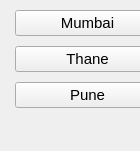
       <widget class="QWidget" name="page">
        <property name="geometry">
         <rect>
          <x>0</x>
          <y>0</y>
          <width>140</width>
          <height>151</height>
         </rect>
        </property>
        <attribute name="icon">
         <iconset>
          <normaloff>C:/Users/Shivam/Downloads/zoom-in.png</normaloff>C:/Users/Shivam/Downloads/zoom-in.png</iconset>
        </attribute>
        <attribute name="label">
         <string>New Project</string>
        </attribute>
        <widget class="QWidget" name="layoutWidget">
         <property name="geometry">
          <rect>
           <x>0</x>
           <y>0</y>
           <width>160</width>
           <height>121</height>
          </rect>
         </property>
         <layout class="QVBoxLayout" name="verticalLayout_6">
          <property name="spacing">
           <number>0</number>
          </property>
          <property name="leftMargin">
           <number>15</number>
          </property>
          <property name="topMargin">
           <number>0</number>
          </property>
          <item>
           <widget class="QPushButton" name="Dashboard_2">
            <property name="font">
             <font>
              <pointsize>11</pointsize>
             </font>
            </property>
            <property name="styleSheet">
             <string notr="true">
QPushButton:checked{
background-color:rgb(30, 81, 40);
color:white;
font-weight:bold;
}

QPushButton:hover{
background-color:;
	color: rgb(0, 111, 0);
color:white;
font-weight:bold;
}</string>
            </property>
            <property name="text">
             <string>Mumbai</string>
            </property>
            <property name="icon">
             <iconset>
              <normaloff>C:/Users/Shivam/Downloads/location.png</normaloff>C:/Users/Shivam/Downloads/location.png</iconset>
            </property>
            <property name="iconSize">
             <size>
              <width>25</width>
              <height>25</height>
             </size>
            </property>
            <property name="checkable">
             <bool>true</bool>
            </property>
            <property name="autoExclusive">
             <bool>true</bool>
            </property>
           </widget>
          </item>
          <item>
           <widget class="QPushButton" name="Profile_2">
            <property name="font">
             <font>
              <pointsize>11</pointsize>
             </font>
            </property>
            <property name="styleSheet">
             <string notr="true">
QPushButton:checked{
background-color:rgb(30, 81, 40);
color:white;
font-weight:bold;
}

QPushButton:hover{
background-color:;
	color: rgb(0, 111, 0);
color:white;
font-weight:bold;
}</string>
            </property>
            <property name="text">
             <string>Thane</string>
            </property>
            <property name="icon">
             <iconset>
              <normaloff>C:/Users/Shivam/Downloads/location.png</normaloff>C:/Users/Shivam/Downloads/location.png</iconset>
            </property>
            <property name="iconSize">
             <size>
              <width>25</width>
              <height>25</height>
             </size>
            </property>
            <property name="checkable">
             <bool>true</bool>
            </property>
            <property name="autoExclusive">
             <bool>true</bool>
            </property>
           </widget>
          </item>
          <item>
           <widget class="QPushButton" name="Messages_2">
            <property name="font">
             <font>
              <pointsize>11</pointsize>
             </font>
            </property>
            <property name="styleSheet">
             <string notr="true">
QPushButton:checked{
background-color:rgb(30, 81, 40);
color:white;
font-weight:bold;
}

QPushButton:hover{
background-color:;
	color: rgb(0, 111, 0);
color:white;
font-weight:bold;
}</string>
            </property>
            <property name="text">
             <string>Pune</string>
            </property>
            <property name="icon">
             <iconset>
              <normaloff>C:/Users/Shivam/Downloads/location.png</normaloff>C:/Users/Shivam/Downloads/location.png</iconset>
            </property>
            <property name="iconSize">
             <size>
              <width>25</width>
              <height>25</height>
             </size>
            </property>
            <property name="checkable">
             <bool>true</bool>
            </property>
            <property name="autoExclusive">
             <bool>true</bool>
            </property>
           </widget>
          </item>
         </layout>
        </widget>
       </widget>
